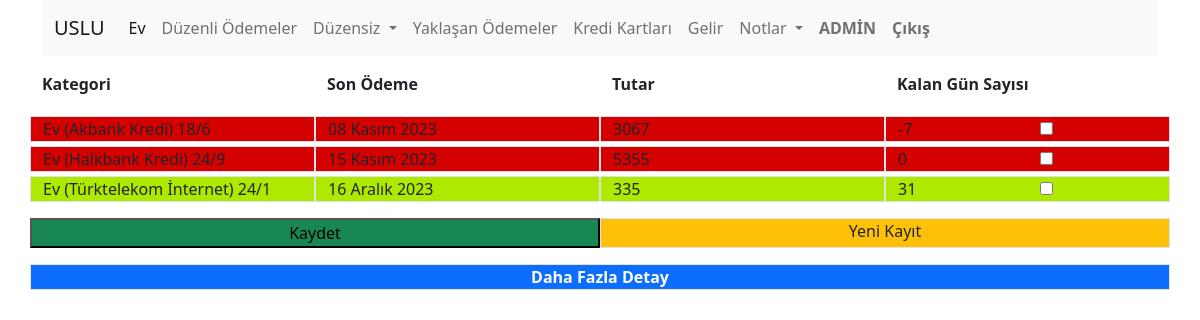
The page /düzenli (signed in) on the database its author committed.
### wejegeh/models.py (models this page shows, shortened)
class DüzenliÖdeme(models.Model):
    sahibi = models.ForeignKey(Sahibi,on_delete=models.CASCADE)
    kategori = models.ForeignKey(Düzenlikategori,on_delete=models.CASCADE)
    toplamtaksit = models.CharField(max_length=100,blank=True)
    detay = models.ManyToManyField(Ödemedetay,blank=True)
    notekle = models.TextField(blank=True)
    slug = models.SlugField(unique=True, blank=True)

class Ödemedetay(models.Model):
    sahibi = models.ForeignKey(Sahibi,on_delete=models.CASCADE)
    üstkategorisi = models.ForeignKey(Düzenlikategori,on_delete=models.CASCADE)
    kaçıncı_taksit = models.CharField(max_length=100,blank=True)
    tutar=models.CharField(max_length=100,blank=True)
    ödemeilk=models.DateField(verbose_name="Ödeme Tarihi",blank=True)
    ödemeson=models.DateField(verbose_name="Son Ödeme Tarihi",blank=True)
    ödendimi=models.BooleanField(blank=True)
    notekle = models.TextField(blank=True)

### wejegeh/models.py (called while the page is built)
 def __str__(self):
     return self.başlık

    def __str__(self):
        return self.kategori_adı

### wejegeh/templates/wejegeh/düzenli.html (shortened to what this page needs)
{% extends 't_wejegeh.html' %}
{% load static %}
{% block css_files %}
<link rel="stylesheet" href="{% static 'css/mystyle.css' %}">
<link rel="stylesheet" href="https://cdnjs.cloudflare.com/ajax/libs/font-awesome/6.4.0/css/all.min.css">
{% endblock css_files %}
{% block orta_alan %}
<div class="row mt-3 mb-3">
    <div class="col-3 fw-bold ">Kategori</div>
    <div class="col-3 fw-bold ">Son Ödeme</div>
    <div class="col-3 fw-bold">Tutar</div>
    <div class="col-3 fw-bold">Kalan Gün Sayısı</div>
</div>
<form  method="POST">
<div class="row" >
    {% for i in düzenliödeme %}
    <div style="background-color:#{{i.renk}};" class="col-3 mt-1  border ">{{i.kategori}} {{i.toplamtaksit}}/{{i.taksitsayısı}}</div>
    <div style="background-color:#{{i.renk}};" class="col-3 mt-1  border">{{i.ödemeson}}</div>
    <div style="background-color:#{{i.renk}};" class="col-3 mt-1  border">{{i.tutar}}</div>
    <div style="background-color:#{{i.renk}};" class="col-3 mt-1  border">
        <div class="row">
            <div class="col-6">{{i.kalangün}}</div>
            <div class="col-6"><input type="checkbox" name="selected_action" value="{{i.id}}" class="action-select"></div>
        </div>
    </div>
    {% endfor %}
    <input class="col-6 mt-3 bg-success " type="submit" value="Kaydet">
    <a  class="col-6 mt-3 bg-warning text-center border text-dark" href="http://127.0.0.1:8000/admin/wejegeh/d%C3%BCzenli%C3%B6deme/add/">Yeni Kayıt</a>
    <a  class="col-12 mt-3 bg-primary text-center border text-white fw-bold" href="http://127.0.0.1:8000/admin/wejegeh/%C3%B6demedetay/">Daha Fazla Detay</a>
</div>
</form>
{% endblock orta_alan %}

### static/css/mystyle.css (style rules this page uses)
a { text-decoration: none; color: black; }

### rows shown on the page
DüzenliÖdeme: toplamtaksit "18"
Ödemedetay: ödemeson "08 Kasım 2023", tutar "3067"
DüzenliÖdeme: toplamtaksit "24"
Ödemedetay: ödemeson "15 Kasım 2023", tutar "5355"
DüzenliÖdeme: toplamtaksit "24"
Ödemedetay: ödemeson "16 Aralık 2023", tutar "335"

### other values the page prints
{{ i.kategori }} "Ev (Akbank Kredi)" "Ev (Halkbank Kredi)" "Ev (Türktelekom İnternet)"
{{ i.taksitsayısı }} "6" "9" "1"
{{ i.kalangün }} "-7" "0" "31"
